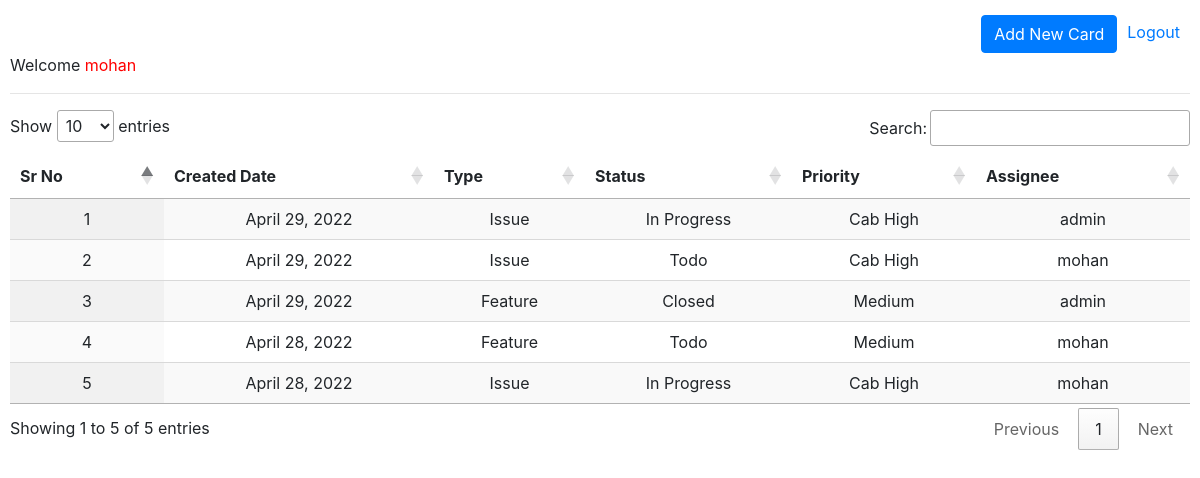
Screenshot of / (signed in) with the database file from the repository.
### home/models.py (models this page shows)
class Card(models.Model):
    created_date = models.DateField(auto_now_add=True)
    type = models.SmallIntegerField(choices=Type.CHOICES,null=False,blank=False)
    priority = models.SmallIntegerField(choices=Priority.CHOICES,null=False,blank=False)
    status = models.SmallIntegerField(choices=Status.CHOICES,null=False,blank=False)
    assignee = models.ForeignKey(User,on_delete=models.DO_NOTHING)

### home/views.py (the view)
# urls.py: 2. Add a URL to urlpatterns:  path('', views.home, name='home')
@login_required(login_url='/login')
def home(request):
    ctx={}
    card_obj = Card.objects.all().order_by("-id")
    ctx['card_obj']=card_obj
    type = Type.CHOICES
    ctx['type'] = type
    priority = Priority.CHOICES
    ctx['priority'] = priority
    status = Status.CHOICES
    ctx['status'] = status
    user_obj = User.objects.all()
    ctx['user_obj']=user_obj
    return render(request,'dashboard.html',ctx)

### templates/dashboard.html (shortened to what this page needs)
<!doctype html>
{% load static %}
<html lang="en">
  <head>
        <link rel="stylesheet" href="https://cdn.datatables.net/1.10.12/css/jquery.dataTables.min.css" />
        <link rel="stylesheet" href="https://cdn.datatables.net/buttons/1.2.1/css/buttons.dataTables.min.css" />
        <link rel="stylesheet" href="https://cdn.jsdelivr.net/npm/bootstrap@4.6.1/dist/css/bootstrap.min.css">
  </head>
  <body class="bck">
        <div class="indiv">
            <div style="display: flex;justify-content: flex-end;">
                <button type="button" class="btn btn-primary" data-toggle="modal" data-target="#exampleModal">Add New Card</button>
                <a href="/logout" class="myButton logout" style="margin-left: 10px;margin-top: 5px;margin-right: 10px;text-decoration: none;" >Logout</a>
            </div>
            <p> Welcome <span style="color:red;"> {{request.user.username}} </span> </p>
        </div>
        <hr>
      <table id="example" class="display"cellspacing="0" width="100%">
        <thead>
            <tr>
                <th>Sr No</th>
                <th>Created Date</th>
                <th>Type</th>
                <th>Status</th>
                <th>Priority</th>
                <th>Assignee</th>
            </tr>
        </thead>
        <tbody>
          {% for i in card_obj %}
            <tr>
              <td>{{forloop.counter}}</td>
              <td>{{i.created_date}}</td>
              <td>{{i.get_type_display}}</td>
              <td>{{i.get_status_display}}</td>
              <td>{{i.get_priority_display}}</td>
              <td>{{i.assignee}}</td>
            </tr>
          {% endfor %}
        </tbody>
    </table>
  </body>
</html>

### templates/dashboard.html (style rules this page uses)
td { text-align: center; }
body { margin: 0; padding: 0px 10px 0px 10px; }
.indiv { margin-top: 15px; }

### rows the page displays
Card: created_date "April 29, 2022", type "Issue", status "In Progress", priority "Cab High", assignee "admin"
Card: created_date "April 29, 2022", type "Issue", status "Todo", priority "Cab High", assignee "mohan"
Card: created_date "April 29, 2022", type "Feature", status "Closed", priority "Medium", assignee "admin"
Card: created_date "April 28, 2022", type "Feature", status "Todo", priority "Medium", assignee "mohan"
Card: created_date "April 28, 2022", type "Issue", status "In Progress", priority "Cab High", assignee "mohan"

### other values shown
{{ request.user.username }} "mohan"
